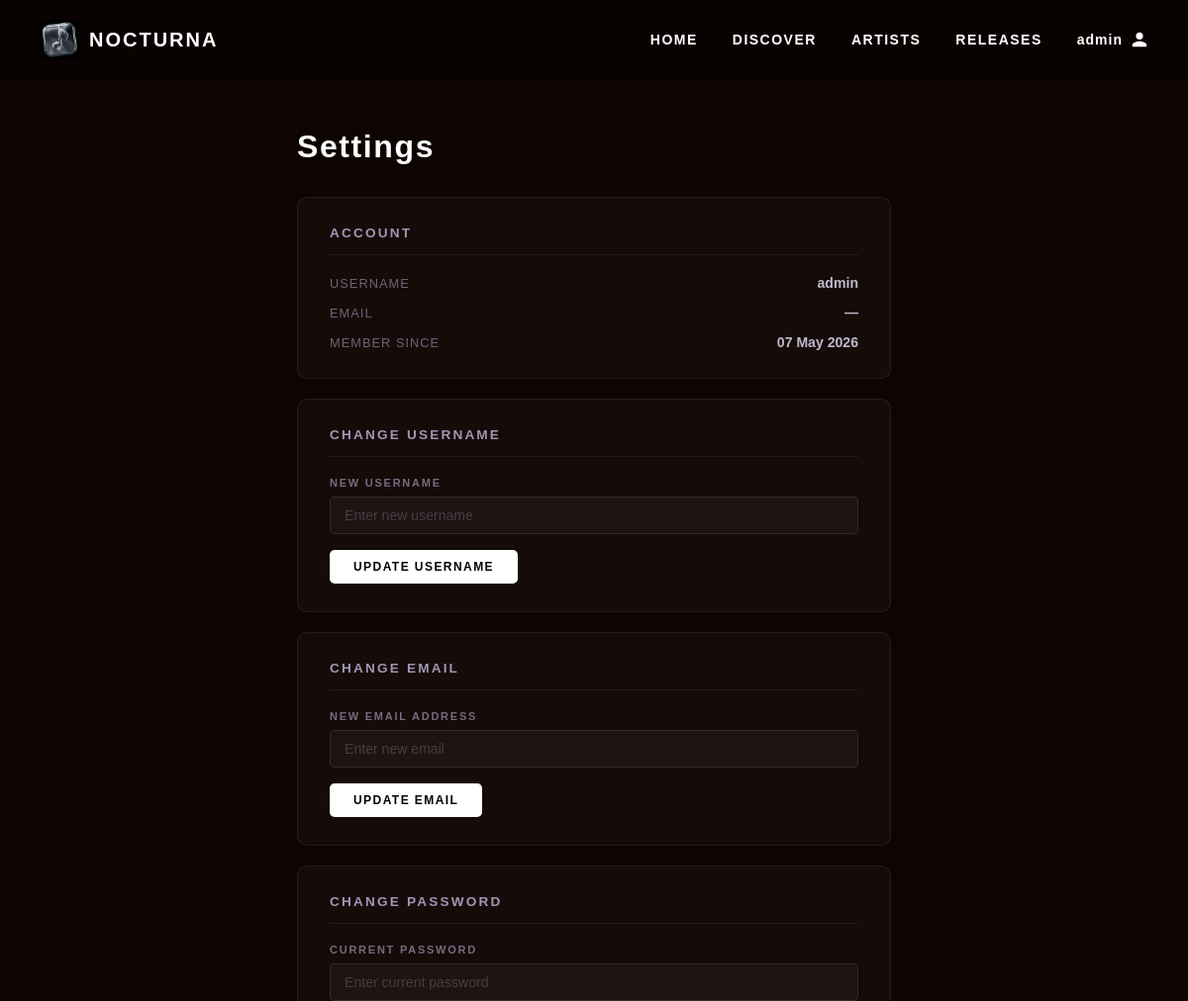
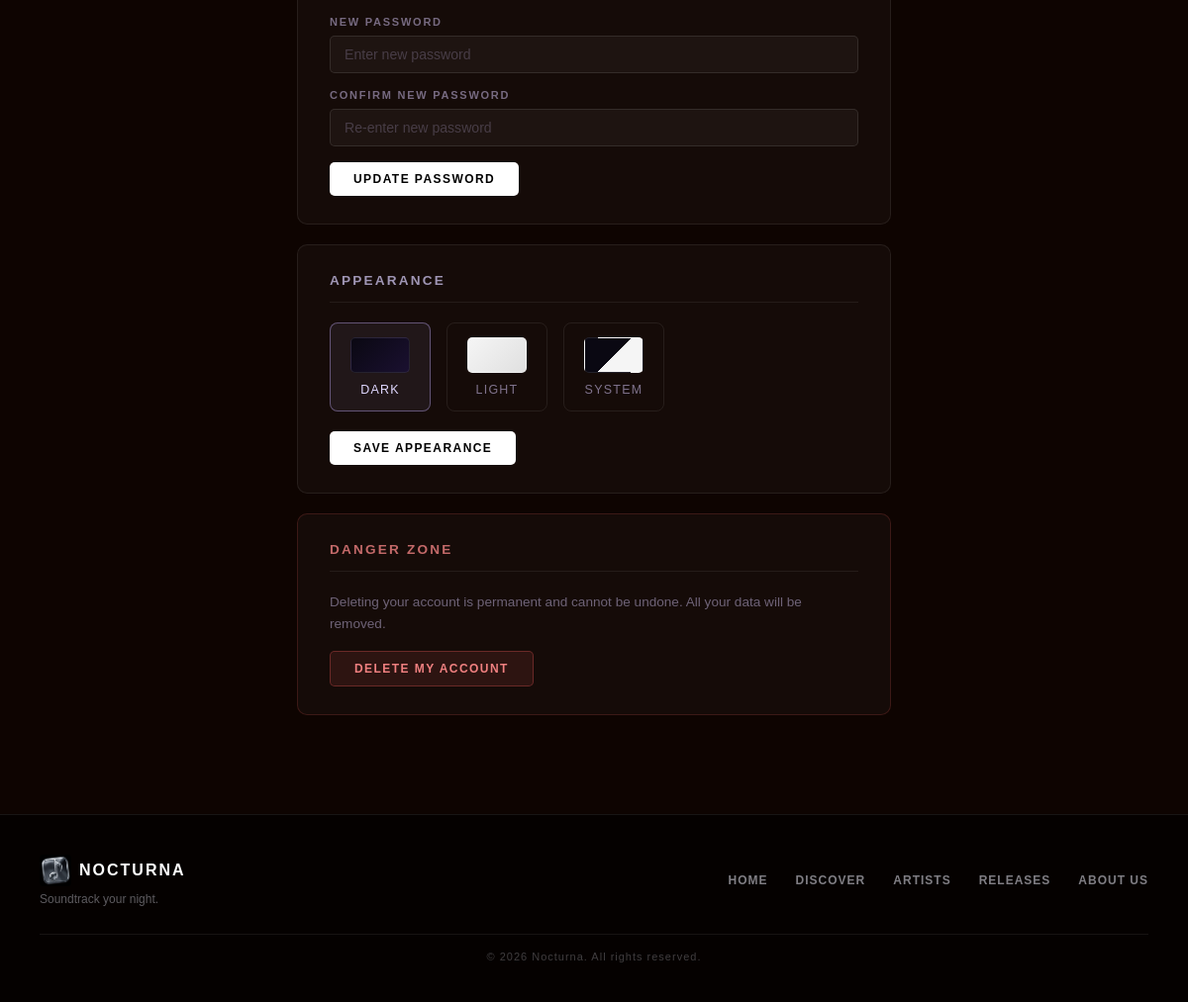
Screenshot of /settings (signed in) with the database file from the repository (2 pictures, top to bottom).
### app.py (models this page shows)
class User(db.Model):
    id = db.Column(db.Integer, primary_key=True)
    username = db.Column(db.String(150), nullable=False, unique=True)
    email = db.Column(db.String(200), nullable=True)
    password = db.Column(db.String(150), nullable=False)
    status = db.Column(db.String(20), default='active')
    theme = db.Column(db.String(20), default='dark')
    is_artist = db.Column(db.Integer, default=0)
    artist_requested = db.Column(db.Integer, default=0)
    artist_name = db.Column(db.String(200), nullable=True)
    instagram = db.Column(db.String(300), nullable=True)
    twitter = db.Column(db.String(300), nullable=True)
    spotify = db.Column(db.String(300), nullable=True)
    youtube = db.Column(db.String(300), nullable=True)
    soundcloud = db.Column(db.String(300), nullable=True)
    created_at = db.Column(db.DateTime, default=datetime.utcnow)

### app.py (the view, shortened to what this page needs)
@app.route('/settings', methods=['GET', 'POST'])
def settings():
    if 'username' not in session:
        return redirect(url_for('home'))
    user = User.query.filter_by(username=session['username']).first()
    success = None
    error = None
    return render_template('settings.html', user=user, success=success, error=error)

### app.py (called while the page is built)
@app.after_request
def add_no_cache(response):
    response.headers['Cache-Control'] = 'no-store, no-cache, must-revalidate, max-age=0'
    response.headers['Pragma'] = 'no-cache'
    response.headers['Expires'] = '0'
    return response

### templates/settings.html (shortened to what this page needs)
<!DOCTYPE html>
<html>
<head>
    <link rel="stylesheet" href="{{ url_for('static', filename='settings.css') }}">
</head>
<body>
<video class="bg-video" autoplay muted loop playsinline>
    <source src="{{ url_for('static', filename='bgvdo.mp4') }}" type="video/mp4">
</video>
<div class="ui-container">
    <header class="topbar">
        <div class="logo-text">
            <img src="{{ url_for('static', filename='logo.jpeg') }}" alt="Nocturna" class="nav-logo">
            Nocturna
        </div>
        <nav class="nav-links">
            <a href="/index">Home</a>
            <a href="/discover">Discover</a>
            <a href="/artists">Artists</a>
            <a href="/releases">Releases</a>
            {% if session.get('username') %}
            <div class="user-profile">
                <span class="username-display" onclick="toggleDropdown()">{{ session['username'] }}</span>
                <svg width="18" height="18" viewBox="0 0 24 24" fill="white" style="cursor:pointer;" onclick="toggleDropdown()">
                    <path d="M12 12c2.7 0 4.8-2.1 4.8-4.8S14.7 2.4 12 2.4 7.2 4.5 7.2 7.2 9.3 12 12 12zm0 2.4c-3.2 0-9.6 1.6-9.6 4.8v2.4h19.2v-2.4c0-3.2-6.4-4.8-9.6-4.8z"/>
                </svg>
            </div>
            {% else %}
            <a href="/login" class="login-btn">Login</a>
            {% endif %}
        </nav>
    </header>
    <div class="content">
        <h1 class="page-title">Settings</h1>
        <div class="settings-card">
            <h2 class="card-title">Account</h2>
            <div class="account-info">
                <div class="info-row">
                    <span class="info-label">Username</span>
                    <span class="info-value">{{ user.username }}</span>
                </div>
                <div class="info-row">
                    <span class="info-label">Email</span>
                    <span class="info-value">{{ user.email or '—' }}</span>
                </div>
                <div class="info-row">
                    <span class="info-label">Member Since</span>
                    <span class="info-value">{{ user.created_at.strftime('%d %B %Y') if user.created_at else '—' }}</span>
                </div>
            </div>
        </div>
        <div class="settings-card">
            <h2 class="card-title">Change Username</h2>
            <form method="post">
                <div class="form-group">
                    <label>New Username</label>
                    <input type="text" name="new_username" placeholder="Enter new username" required>
                </div>
                <button type="submit" class="btn-save">Update Username</button>
            </form>
        </div>
        <div class="settings-card">
            <h2 class="card-title">Change Email</h2>
            <form method="post">
                <div class="form-group">
                    <label>New Email Address</label>
                    <input type="email" name="new_email" placeholder="Enter new email" value="{{ user.email or '' }}" required>
                </div>
                <button type="submit" class="btn-save">Update Email</button>
            </form>
        </div>
        <div class="settings-card">
            <h2 class="card-title">Change Password</h2>
            <form method="post">
                <div class="form-group">
                    <label>Current Password</label>
                    <input type="password" name="current_password" placeholder="Enter current password" required>
                </div>
                <div class="form-group">
                    <label>New Password</label>
                    <input type="password" name="new_password" placeholder="Enter new password" required>
                </div>
                <div class="form-group">
                    <label>Confirm New Password</label>
                    <input type="password" name="confirm_password" placeholder="Re-enter new password" required>
                </div>
                <button type="submit" class="btn-save">Update Password</button>
            </form>
        </div>
        <div class="settings-card">
            <h2 class="card-title">Appearance</h2>
            <form method="post">
                <div class="theme-options">
                    <label class="theme-card {{ 'selected' if user.theme == 'dark' }}">
                        <div class="theme-preview theme-dark"></div>
                        <span>Dark</span>
                    </label>
                    <label class="theme-card {{ 'selected' if user.theme == 'light' }}">
                        <div class="theme-preview theme-light"></div>
                        <span>Light</span>
                    </label>
                    <label class="theme-card {{ 'selected' if user.theme == 'system' }}">
                        <div class="theme-preview theme-system"></div>
                        <span>System</span>
                    </label>
                </div>
                <button type="submit" class="btn-save" style="margin-top:20px;">Save Appearance</button>
            </form>
        </div>
        <div class="settings-card danger-card">
            <h2 class="card-title danger-title">Danger Zone</h2>
            <p class="danger-text">Deleting your account is permanent and cannot be undone. All your data will be removed.</p>
            <button class="btn-danger" onclick="toggleDeleteForm()">Delete My Account</button>
        </div>
    </div>
    <footer class="footer">
        <div class="footer-left">
            <div class="footer-logo">
                <img src="{{ url_for('static', filename='logo.jpeg') }}" alt="Nocturna" class="footer-logo-img">
                Nocturna
            </div>
            <p class="footer-tagline">Soundtrack your night.</p>
        </div>
        <div class="footer-links">
            <a href="/index">Home</a>
            <a href="/discover">Discover</a>
            <a href="/artists">Artists</a>
            <a href="/releases">Releases</a>
            <a href="/about">About Us</a>
        </div>
        <p class="footer-copy">&copy; 2026 Nocturna. All rights reserved.</p>
    </footer>
</div>
</body>
</html>

### rows the page displays
User: username "admin", email "—", created_at "07 May 2026"
